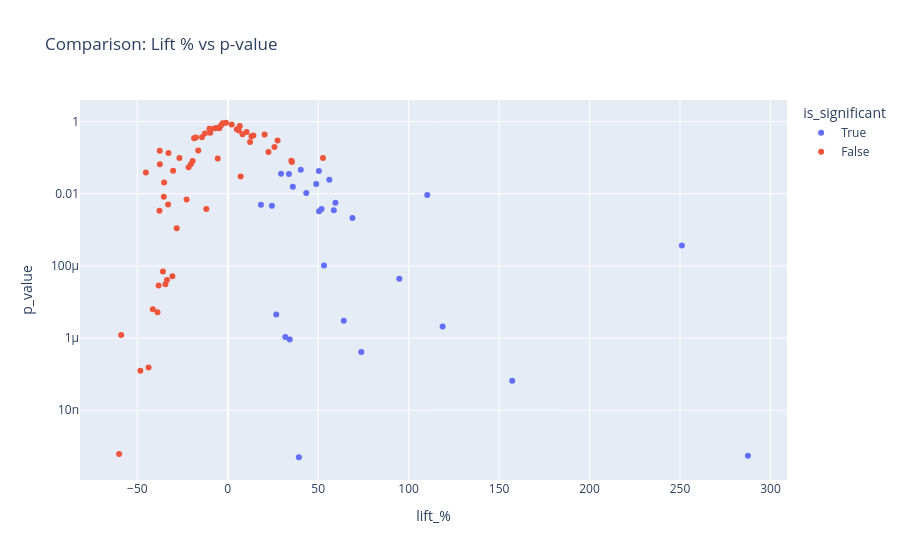

The notebook cell this image was saved under:
### Code cell
fig = px.scatter(
    comparison_df,
    x='lift_%',
    y='p_value',
    color='is_significant',
    hover_data=['industry', 'make_a', 'make_b'],
    title="Comparison: Lift % vs p-value"
)
fig.update_yaxes(type='log')  # To show very small p-values clearly
fig.show()

### Figure 1 — Plotly figure (JSON) as saved in the notebook; plotly's stock layout.template omitted (floating-point values rounded to 4 significant figures; data arrays with more than 128 entries replaced by an {"elided": "..."} marker saying what was removed)
{"data": [{"customdata": [["INDUSTRY_1", "MAKE_1", "MAKE_4"], ["INDUSTRY_1", "MAKE_5", "MAKE_3"], ["INDUSTRY_1", "MAKE_1", "MAKE_3"], ["INDUSTRY_1", "MAKE_5", "MAKE_7"], ["INDUSTRY_1", "MAKE_5", "MAKE_9"], ["INDUSTRY_11", "MAKE_3", "MAKE_4"], ["INDUSTRY_11", "MAKE_1", "MAKE_4"], ["INDUSTRY_11", "MAKE_7", "MAKE_4"], ["INDUSTRY_3", "MAKE_1", "MAKE_4"], ["INDUSTRY_4", "MAKE_1", "MAKE_4"], ["INDUSTRY_5", "MAKE_1", "MAKE_4"], ["INDUSTRY_7", "MAKE_5", "MAKE_6"], ["INDUSTRY_7", "MAKE_5", "MAKE_7"], ["INDUSTRY_7", "MAKE_15", "MAKE_12"], ["INDUSTRY_7", "MAKE_1", "MAKE_6"], ["INDUSTRY_7", "MAKE_1", "MAKE_7"], ["INDUSTRY_7", "MAKE_4", "MAKE_6"], ["INDUSTRY_7", "MAKE_5", "MAKE_2"], ["INDUSTRY_7", "MAKE_5", "MAKE_12"], ["INDUSTRY_7", "MAKE_4", "MAKE_7"], ["INDUSTRY_7", "MAKE_1", "MAKE_2"], ["INDUSTRY_7", "MAKE_1", "MAKE_12"], ["INDUSTRY_7", "MAKE_4", "MAKE_2"], ["INDUSTRY_7", "MAKE_9", "MAKE_2"], ["INDUSTRY_7", "MAKE_4", "MAKE_12"], ["INDUSTRY_7", "MAKE_7", "MAKE_6"], ["INDUSTRY_7", "MAKE_3", "MAKE_2"], ["INDUSTRY_7", "MAKE_9", "MAKE_12"]], "hovertemplate": "is_significant=True<br>lift_%=%{x}<br>p_value=%{y}<br>industry=%{customdata[0]}<br>make_a=%{customdata[1]}<br>make_b=%{customdata[2]}<extra></extra>", "legendgroup": "True", "marker": {"color": "#636efa", "symbol": "circle"}, "mode": "markers", "name": "True", "orientation": "v", "showlegend": true, "type": "scatter", "x": [31.86, 94.84, 50.47, 58.63, 35.98, 287.5, 157.2, 251.0, 39.31, 110.3, 24.39, 73.8, 34.25, 118.8, 64.13, 26.78, 53.19, 68.92, 51.82, 18.33, 59.53, 43.38, 48.89, 56.16, 33.82, 29.46, 50.36, 40.36], "xaxis": "x", "y": [1.074e-06, 4.39e-05, 0.003294, 0.003469, 0.01568, 5.467e-10, 6.553e-08, 0.0003675, 4.967e-10, 0.009192, 0.004664, 4.127e-07, 9.104e-07, 2.103e-06, 3.019e-06, 4.528e-06, 0.0001027, 0.002141, 0.003754, 0.004933, 0.005635, 0.01047, 0.01874, 0.02429, 0.03542, 0.03575, 0.04263, 0.0466], "yaxis": "y"}, {"customdata": {"elided": "59x3 str values"}, "hovertemplate": "is_significant=False<br>lift_%=%{x}<br>p_value=%{y}<br>industry=%{customdata[0]}<br>make_a=%{customdata[1]}<br>make_b=%{customdata[2]}<extra></extra>", "legendgroup": "False", "marker": {"color": "#EF553B", "symbol": "circle"}, "mode": "markers", "name": "False", "orientation": "v", "showlegend": true, "type": "scatter", "x": [-41.43, -22.77, -45.28, -30.21, -37.55, -20.36, -32.78, 22.5, 27.53, -18.59, -17.66, -14.28, 14.11, 5.012, -7.097, 6.627, -43.77, -28.25, -21.62, -33.62, -26.72, 10.4, -37.61, -6.01, -33.0, 35.46, -9.242, -35.19, -9.709, 20.37, -60.07, -48.31, -58.92, -38.83, -38.23, -34.47, -30.61, -35.85, -37.76, -11.86, -35.36, 7.141, -19.43, 35.14, -5.563, -16.32, 25.83, 12.34, 13.09, 8.17, -12.64, 6.093, -10.12, -4.655, -3.714, 2.153, -2.806, -0.9774, 52.63], "xaxis": "x", "y": [6.245e-06, 0.006906, 0.03867, 0.04312, 0.06541, 0.06695, 0.1351, 0.1435, 0.2975, 0.3443, 0.3641, 0.3692, 0.4095, 0.6155, 0.6512, 0.7511, 1.525e-07, 0.00111, 0.05456, 4.074e-05, 0.09725, 0.5166, 0.1561, 0.6655, 0.005014, 0.07618, 0.6165, 0.02044, 0.4888, 0.4357, 6.106e-10, 1.242e-07, 1.216e-06, 5.179e-06, 2.884e-05, 3.093e-05, 5.144e-05, 6.959e-05, 0.003388, 0.003765, 0.008236, 0.03022, 0.0809, 0.08213, 0.09451, 0.1593, 0.1962, 0.2702, 0.3919, 0.4426, 0.465, 0.568, 0.6348, 0.6567, 0.7946, 0.832, 0.8965, 0.929, 0.09756], "yaxis": "y"}], "layout": {"legend": {"title": {"text": "is_significant"}, "tracegroupgap": 0}, "title": {"text": "Comparison: Lift % vs p-value"}, "xaxis": {"anchor": "y", "domain": [0, 1], "title": {"text": "lift_%"}}, "yaxis": {"anchor": "x", "domain": [0, 1], "title": {"text": "p_value"}, "type": "log"}}}
